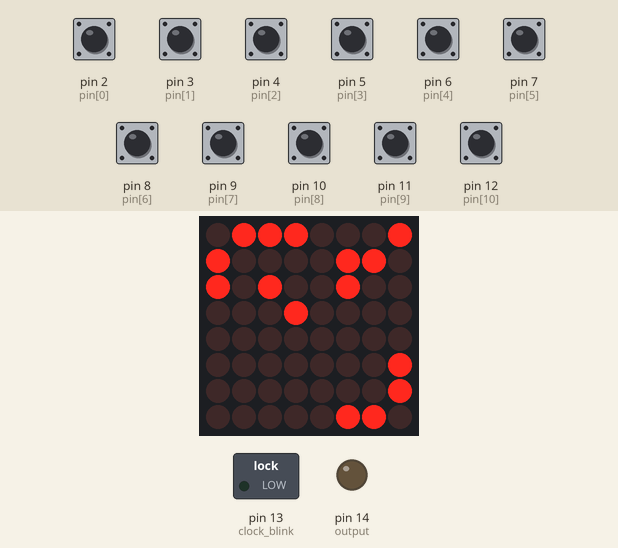
A sketch run on a simulated Arduino Uno, built with avr-gcc and run on an emulated ATmega328P. On the bench: 8×8 LED matrix, switched loads named in the sketch (green lamp = pin HIGH), output pins drawn as LEDs (lit = HIGH). Inputs (shaded band) come from the test bench; at power-on: pin 2 (pin[0]), pin 3 (pin[1]), pin 4 (pin[2]), pin 5 (pin[3]), pin 6 (pin[4]), pin 7 (pin[5]), pin 8 (pin[6]), pin 9 (pin[7]), pin 10 (pin[8]), pin 11 (pin[9]), pin 12 (pin[10]) HIGH.

Above: at 1.2 s.
1.3 s: pin 12 (pin[10]) pulled LOW for 1 s
At 1.8 s:
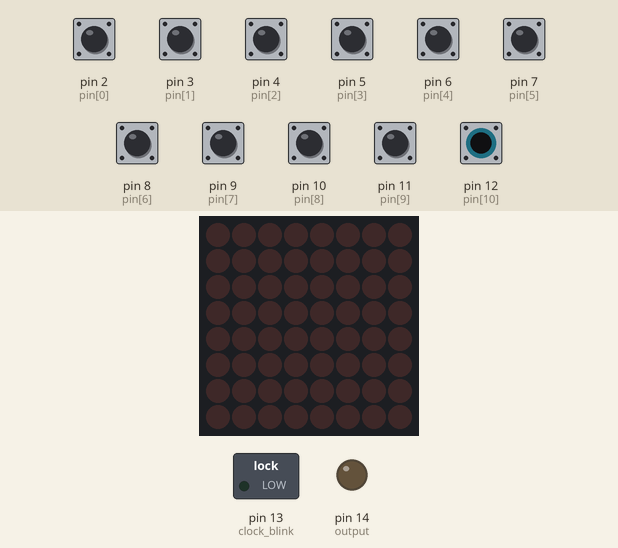
3.8 s: pin 4 (pin[2]) pulled LOW for 1 s
At 4.11 s:
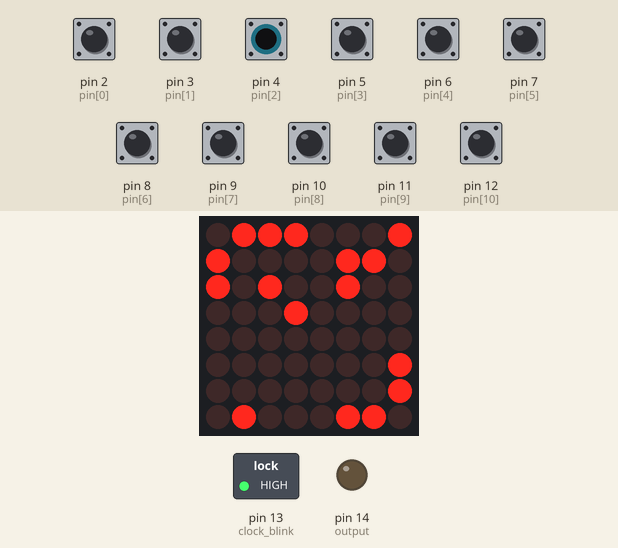
6.3 s: pin 5 (pin[3]) pulled LOW for 1 s
At 6.75 s:
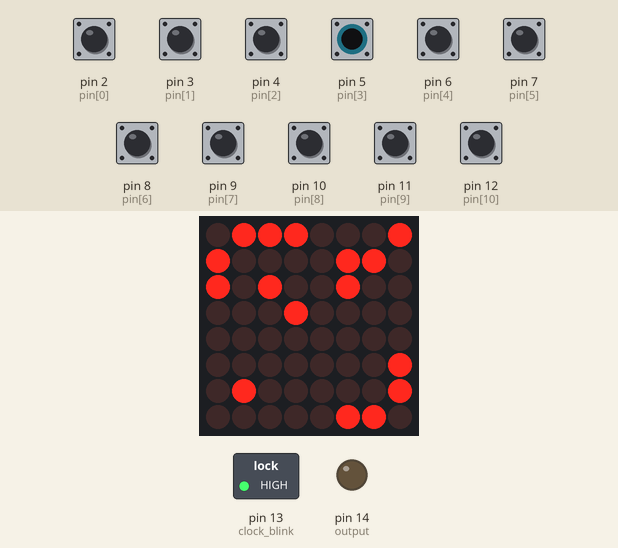
8.8 s: pin 3 (pin[1]) pulled LOW for 0.25 s
At 11.1 s:
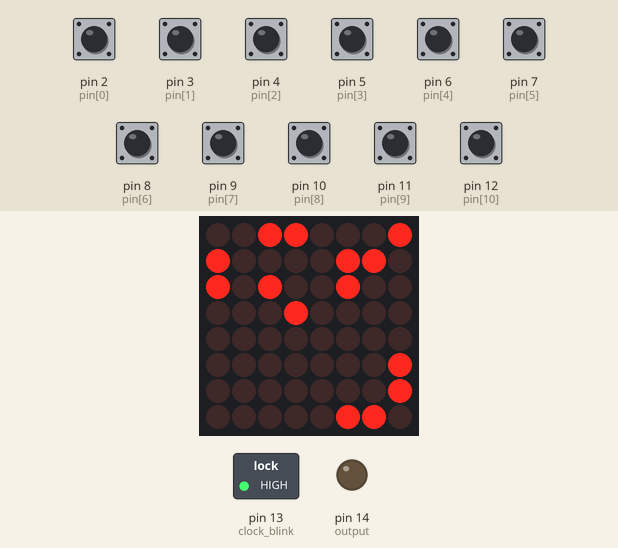
11.4 s: pin 6 (pin[4]) pulled LOW for 0.25 s
At 11.49 s:
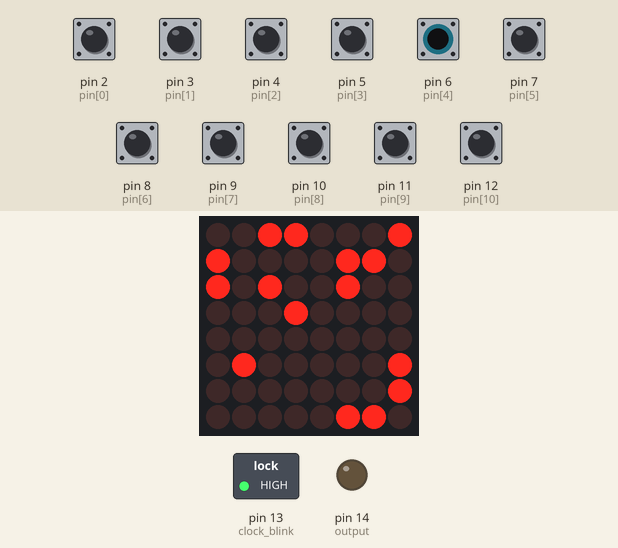
13.1 s: pin 7 (pin[5]) pulled LOW for 0.25 s
At 13.25 s:
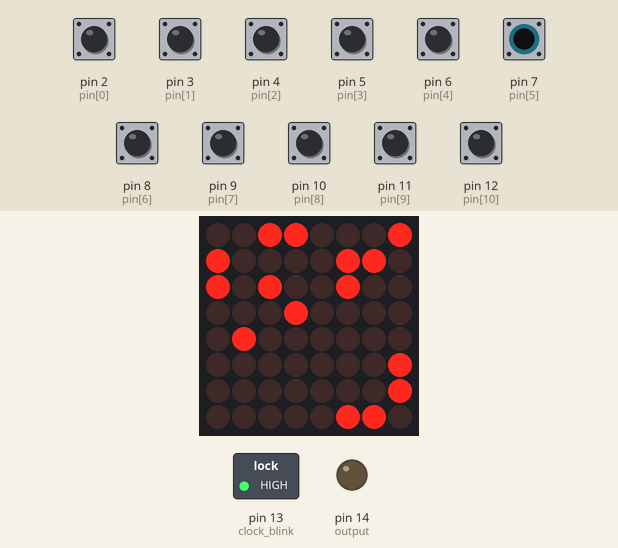
Timing chart, 0 to 15.8 s (numbered marks = the images above; inputs shaded):
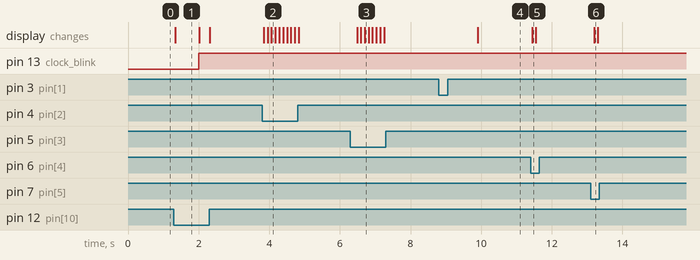

Measured:
- after the input at 1.3 s, pin 13 (clock_blink): LOW → HIGH after 0.70 s; the display: changes at once (image 1)
- after the input at 3.8 s, the display: changes after 0.05 s (image 2)
- after the input at 6.3 s, the display: changes after 0.19 s (image 3)
- after the input at 8.8 s, the display: changes after 1.1 s (image 4)
- after the input at 11.4 s, the display: changes after 0.05 s (image 5)
- after the input at 13.1 s, the display: changes after 0.10 s (image 6)
- what the display in image 1 shows lasts 0.7 s, from 1.3 s to 2.0 s

The sketch:

dl166.ino
```cpp
#include "LedControl.h"
LedControl lc=LedControl(19,17,18,1);
unsigned char reg[8],mem[16],inst,c_flag,dip,cnt,stat;
//unsigned char pin[]={12,11,2,6,8,14,15,16,17,18,19};
unsigned char pin[]={2,3,4,5,6,7,8,9,10,11,12};
unsigned char prg[16]={
0x60,0x80,0xa0,0x90,0x00,
0x61,0x41,0x86,0x60,0x98,
0xa1,0x78,0x9b,
0xa1,0x70,0x9e};

void setup() {
  lc.shutdown(0,false);lc.setIntensity(0,8);lc.clearDisplay(0);// led diplay setup
  for (int i=0;i<11;i++) pinMode(pin[i],INPUT_PULLUP);
  pinMode(13, OUTPUT);      // clock blink
  pinMode(14, OUTPUT);      // output
  (reg[0],reg[1],reg[2],reg[3],reg[4],reg[5],reg[6],reg[7],c_flag)=0;
  if (digitalRead(11))for (int i=0;i<16;i++) mem[i]=prg[i];
}
void cpu(){
  if ((cnt++)>60) {
    digitalWrite(13, !digitalRead(13));cnt=0;
    digitalWrite(14,reg[6]&1);
    reg[5]=dip &0x0f;

    inst = mem[reg[7]];
/*MOV*/    if (0x00==(inst&0xc0)) reg[(inst&0x38)>>3]=reg[inst&7];
/*add*/    if (0x40==(inst&0xf8)) if ((reg[0]+=reg[inst&7])>15) c_flag=1;
/*or*/     if (0x48==(inst&0xf8)) reg[0]|=reg[inst&7];
/*and*/    if (0x50==(inst&0xf8)) reg[0]&=reg[inst&7];
/*xor*/    if (0x58==(inst&0xf8)) reg[0]=reg[0]^reg[inst&7];
/*inc*/    if (0x60==(inst&0xf8)) if ((++reg[inst&7])>15) c_flag=1;
/*not*/    if (0x68==(inst&0xf8)) reg[inst&7]=!reg[inst&7];
/*lrotate*/if (0x70==(inst&0xf8)) reg[inst&7]=((reg[inst&7])>>1)|((reg[inst&7]&0x01) << 3);
/*lrotate*/if (0x78==(inst&0xf8)) reg[inst&7]=((reg[inst&7])<<1)|((reg[inst&7]&0x08) >> 3);
/*jnc*/    if (0x80==(inst&0xf0)) {reg[7]=(c_flag)?reg[7]+1:inst&0x0f;c_flag=0;}
/*jmp*/    if (0x90==(inst&0xf0)) reg[7]=inst&0x0f;
/*mvi*/    if (0xa0==(inst&0xf0)) reg[0]=inst&0x0f;
    if ((0x90!=(inst&0xf0)&&(0x80!=(inst&0xf0)))) reg[7]++;
    }
  }
void loop() {
  dip=!digitalRead(4)+(!digitalRead(5))*2+(!digitalRead(6))*4+(!digitalRead(7))*8
  +(!digitalRead(8))*16+(!digitalRead(9))*32+(!digitalRead(10))*64+(!digitalRead(11))*128;
  if ((digitalRead(12)==0) || ((stat&0x80) == 128)){ // run mode
    stat = dip;
    cpu();
    for (int i=0;i<8;i++)lc.setColumn(0,i,reg[i]&0x0f);
    lc.setColumn(0,5,(reg[5]|(c_flag<<7)));
  }
  else {                  // programing mode
    for (int i=0;i<8;i++) lc.setColumn(0,i,(mem[i+(8*(reg[7]>7))])^dip*(i==(reg[7]%8)));delay(100);
    for (int i=0;i<8;i++) lc.setColumn(0,i,(mem[i+(8*(reg[7]>7))]));delay(100);
    if (!digitalRead(2)){reg[7]=(reg[7]<15)?reg[7]+1:0;delay(200);}
    if (!digitalRead(3)){mem[reg[7]]=dip;delay(1000);}
  }
}
```
